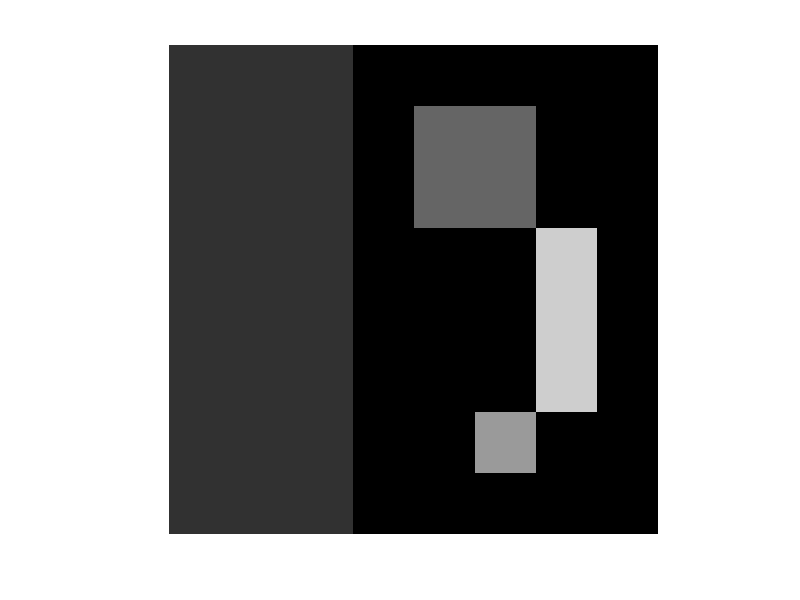

Write MATLAB code to recreate this figure.
clear; close all; clc;
f = zeros(8, 8);
f(:,1) = 1;
f(:,2) = 1;
f(:,3) = 1;
f(2,5) = 1;
f(2,6) = 1;
f(3,5) = 1;
f(3,6) = 1;
f(4,7) = 1;
f(5,7) = 1;
f(6,7) = 1;
f(7,6) = 1;

[L, numel] = bwlabel(f, 4);
imshow(L, [0 5]);
cc = bwconncomp(f);